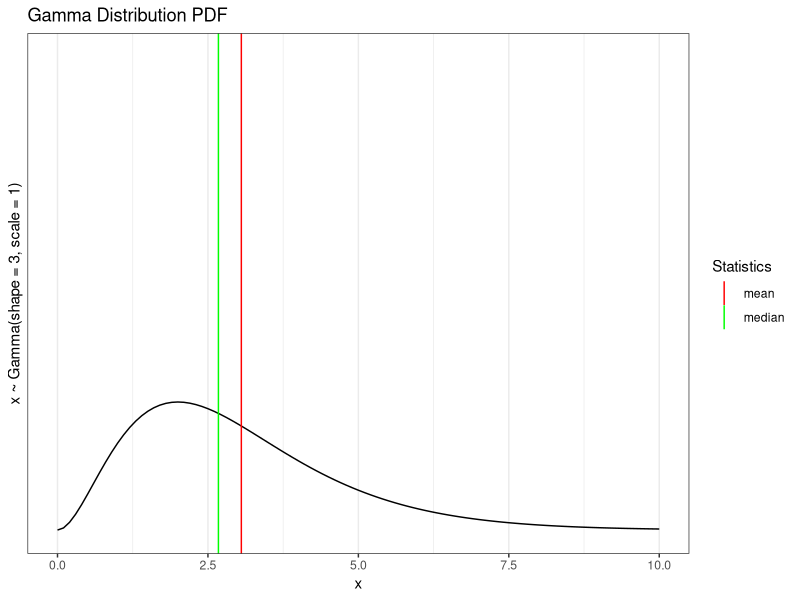
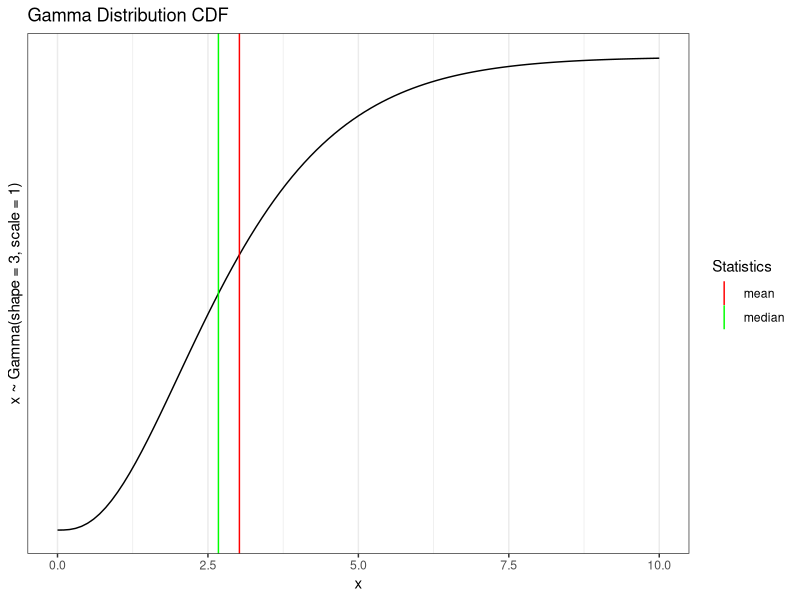

Recreate these plots in R, in order. (Note: this script raises an error after producing the figures.)
## ---- chunk 1
library(ggplot2)
library(dplyr)
## ---- chunk 2
x <- seq(0,10, by = 0.1)
g_PDF <- dgamma(x, shape = 3, scale = 1)
g_CDF <- pgamma(x, shape = 3, scale = 1)
g_log_PDF <- log(dgamma(x, shape = 3, scale = 1))
g_log_CDF <- log(pgamma(x, shape = 3, scale = 1))

df <- data.frame(x, g_PDF, g_CDF, g_log_PDF, g_log_CDF)

ggplot(df, aes(x = x)) +
        geom_line(y = g_PDF) +
        geom_vline(aes(xintercept = mean(rgamma(1000, shape = 3, 
                                                scale = 1)),
                   color = "mean")) +
        geom_vline(aes(xintercept = qgamma(0.5, shape = 3, scale = 1),
                   color = "median")) +
        theme_bw() +
        labs(
                title = "Gamma Distribution PDF",
                x = "x",
                y = "x ~ Gamma(shape = 3, scale = 1)"
        ) +
        scale_color_manual(name = "Statistics", 
                           values = c(median = "green", mean = "red"))

ggplot(df, aes(x = x)) +
        geom_line(y = g_CDF) +
        geom_vline(aes(xintercept = mean(rgamma(1000, shape = 3, 
                                                scale = 1)),
                   color = "mean")) +
        geom_vline(aes(xintercept = qgamma(0.5, shape = 3, scale = 1),
                   color = "median")) +
        theme_bw() +
        labs(
                title = "Gamma Distribution CDF",
                x = "x",
                y = "x ~ Gamma(shape = 3, scale = 1)"
        ) +
        scale_color_manual(name = "Statistics", 
                           values = c(median = "green", mean = "red"))

plot(x, g_log_PDF, type = "l", abline())
## ---- chunk 3
x1 <- seq(0,10, by = 0.1)
ln_PDF <- dlnorm(x1, meanlog = -1, sdlog = 1)
ln_CDF <- plnorm(x1, meanlog = -1, sdlog = 1)

df1 <- data.frame(x1, ln_PDF, ln_CDF)

ggplot(df1, aes(x = x1)) +
        geom_line(y = ln_PDF) +
        geom_vline(aes(xintercept = mean(rlnorm(1000, 
                                                meanlog = -1, sdlog = 1)),
                   color = "mean")) +
        geom_vline(aes(xintercept = qlnorm(0.5, meanlog = -1, sdlog = 1),
                   color = "median")) +
        theme_bw() +
        labs(
                title = "Log Normal Distribution PDF \nMean = -1, Standard Deviation = 1",
                x = "x",
                y = "x ~ Log Normal"
        ) +
        ylim(0,2)
        scale_color_manual(name = "Statistics", 
                           values = c(median = "green", mean = "red"))

ggplot(df1, aes(x = x1)) +
        geom_line(y = ln_CDF) +
        geom_vline(aes(xintercept = mean(rlnorm(1000, 
                                                meanlog = -1, sdlog = 1)),
                   color = "mean")) +
        geom_vline(aes(xintercept = qlnorm(0.5, meanlog = -1, sdlog = 1),
                   color = "median")) +
        theme_bw() +
        labs(
                title = "Log Normal Distribution CDF \nMean = -1, Standard Deviation = 1",
                x = "x",
                y = "x ~ Log Normal"
        ) +
        ylim(0,1) +
        scale_color_manual(name = "Statistics", 
                           values = c(median = "green", mean = "red"))
## ---- chunk 4
x2 <- seq(-1,13, by = 0.1)
u_PDF <- dunif(x2, min = 0, max = 12)
u_CDF <- punif(x2, min = 0, max = 12)
u_log_PDF <- log(dunif(x2, min = 0, max = 12))
u_log_CDF <- log(punif(x2, min = 0, max = 12))

df2 <- data.frame(x2, u_PDF, u_CDF, u_log_PDF, u_log_CDF)

ggplot(df2, aes(x = x2)) +
        geom_line(y = u_PDF) +
        geom_vline(aes(xintercept = mean(runif(1000, 0, 12)),
                   color = "mean")) +
        geom_vline(aes(xintercept = qunif(0.5, 0, 12),
                   color = "median")) +
        theme_bw() +
        labs(
                title = "Uniform Distribution PDF",
                x = "x",
                y = "x ~ Uniform(0, 12)"
        ) +
        ylim(0,1) +
        scale_color_manual(name = "Statistics", 
                           values = c(median = "green", mean = "red"))

ggplot(df2, aes(x = x2)) +
        geom_line(y = u_CDF) +
        geom_vline(aes(xintercept = mean(runif(1000, 0, 12)),
                   color = "mean")) +
        geom_vline(aes(xintercept = qunif(0.5, 0, 12),
                   color = "median")) +
        theme_bw() +
        labs(
                title = "Uniform Distribution CDF",
                x = "x",
                y = "x ~ Uniform(0,12)"
        ) +
        ylim(0,1) +
        scale_color_manual(name = "Statistics", 
                           values = c(median = "green", mean = "red"))
